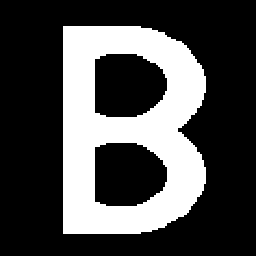
%> input picture beee2.bmp, 256 x 256 px
$ octave aveugle_reelle_2classes.m   (GNU Octave 9; MATLAB toolbox functions it lacks are replaced by stand-ins)
%> lines starting %> are read from the running program, lines starting %| are printed output that depends on the picture; in (x1, y1, x2, y2) boxes, pixels count from 0 and x2, y2 are one past the last pixel; in counts of white or black regions, pixels touching at a corner belong together; the program's own positions count from 1
### lit_image.m
function [X, m, n]= lit_image(nom_image)
%> called with nom_image = 'beee2.bmp'
X = imread(nom_image);
%> X is the input picture: size 256x256 uint8; 29.1% white; 1 white region, box (x1, y1, x2, y2) and area: (63, 26, 206, 234) 19070
%X = (X>=127.5); garantir que l'image ne contienne que 2 classes
[m, n] = size(X);
%> m = 256; n = 256
end

### bruit_gauss.m
function Y = bruit_gauss(X, m, n, cl1, cl2, m1, sig1, m2, sig2)
m
n
size(X)
Y = (X==cl1).*(sig1*randn(m,n)+m1) + (X==cl2).*(sig2*randn(m,n)+m2);
% Y=Y + cast(X,'double');
end

### Kmeans_images.m
function S=Kmeans_images(B,classe,iter_KM)

[m,n]=size(B);
nbclasses=length(classe);

[Y,centr]=kmeans(B(:),nbclasses,'Start','uniform','MaxIter',iter_KM);

[inutile,ind]=sort(centr);

Claas(ind)=classe;

S=reshape(Claas(Y),m,n);

### calc_probaprio.m
function [p1, p2] = calc_probaprio(X, m, n, cl1, cl2)
p1 = (sum(sum((X==cl1))))/(m*n);
p2 = 1-p1;
end

### est_empirique.m
function [p1,p2,m1,sig1,m2,sig2]=est_empirique(X,Y,cl1,cl2)
[m,n] = size(X);
[p1,p2] = calc_probaprio(X, m, n, cl1, cl2);

m1=sum(sum(Y.*(X==cl1)))/(sum(sum((X==cl1))));
m2=sum(sum(Y.*(X==cl2)))/(sum(sum((X==cl2))));

sig1=sqrt(sum(sum(((Y-m1).^2).*(X==cl1)))/(sum(sum((X==cl1)))));
sig2=sqrt(sum(sum(((Y-m2).^2).*(X==cl2)))/(sum(sum((X==cl2)))));
end

### init_param.m
function [p10, p20, m10, sig10, m20, sig20] = init_param(Y,cl1,cl2,iter_KM)
X = Kmeans_images(Y, [cl1, cl2], iter_KM);
[p10, p20, m10, sig10, m20, sig20]=est_empirique(X,Y,cl1,cl2);
end

### affiche_image.m
function []= affiche_image(mat_image, titre)
imagesc(mat_image);
colormap(gray);
title(titre);
end

### aveugle_reelle_2classes.m
close all;

m1=1;
m2=1;
sig1=1;
sig2=3;
cl1=0;
cl2=255;
iter_KM=600
nb_iterEM=3000
titre = 'beee2.bmp'


[X,m,n]= lit_image(titre);
%> m = 256; n = 256
affiche_image(X, titre)
Y = bruit_gauss(X, m, n, cl1, cl2, m1, sig1, m2, sig2);
%> in bruit_gauss, `Y = (X==cl1).*(sig1*randn(m,n)+m1) + (X==cl2).*(sig2*randn(m,n)+m2);`:
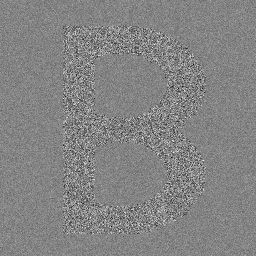
%> Y: size 256x256 double; min -11.24, max 12.4, mean 0.993; drawn with min black and max white


[p10, p20, m10, sig10, m20, sig20] = init_param(Y,cl1,cl2,iter_KM);
%> in Kmeans_images, `[Y,centr]=kmeans(B(:),nbclasses,'Start','uniform','MaxIter',iter_KM);`: centr = [2.23; -0.293]
%> in Kmeans_images, `[inutile,ind]=sort(centr);`: inutile = [-0.293; 2.23]; ind = [2; 1]
%> in Kmeans_images, `S=reshape(Claas(Y),m,n);`:
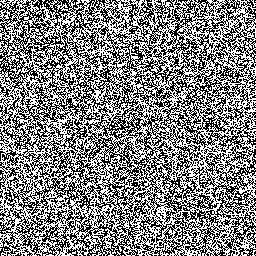
%> S: size 256x256 double; 51.1% white; black in thin lines or dots
%> in calc_probaprio, `p1 = (sum(sum((X==cl1))))/(m*n);`: p1 = 0.489
%> in calc_probaprio, `p2 = 1-p1;`: p2 = 0.511
%> in est_empirique, `[p1,p2] = calc_probaprio(X, m, n, cl1, cl2);`: p1 = 0.489; p2 = 0.511
%> in est_empirique, `m1=sum(sum(Y.*(X==cl1)))/(sum(sum((X==cl1))));`: m1 = -0.293
%> in est_empirique, `m2=sum(sum(Y.*(X==cl2)))/(sum(sum((X==cl2))));`: m2 = 2.23
%> in est_empirique, `sig1=sqrt(sum(sum(((Y-m1).^2).*(X==cl1)))/(sum(sum((X==cl1)))));`: sig1 = 1.31
%> in init_param, `[p10, p20, m10, sig10, m20, sig20]=est_empirique(X,Y,cl1,cl2);`: p10 = 0.489; p20 = 0.511; m10 = -0.293; sig10 = 1.31; m20 = 2.23; sig20 = 1.31
%> p10 = 0.489; p20 = 0.511; m10 = -0.293; sig10 = 1.31; m20 = 2.23; sig20 = 1.31
%> (the run ends here)

$ run again, with alfa2.bmp copied over beee2.bmp
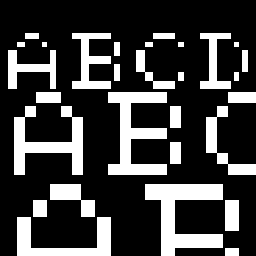
%> input picture alfa2.bmp, 256 x 256 px
%> in lit_image, X is the input picture: size 256x256 uint8; 24.7% white; 29 white regions, largest, box (x1, y1, x2, y2) and area: (145, 184, 223, 256) 2704, (108, 92, 167, 175) 2365, (14, 106, 83, 175) 2035
%> `[X,m,n]= lit_image(titre);`: m = 256
%> in bruit_gauss, `Y = (X==cl1).*(sig1*randn(m,n)+m1) + (X==cl2).*(sig2*randn(m,n)+m2);`:
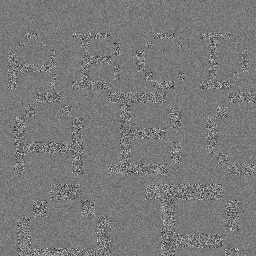
%> Y: size 256x256 double; min -10.24, max 13.33, mean 1; drawn with min black and max white
%> centr = [2.21; -0.175]
%> inutile = [-0.175; 2.21]; ind = [2; 1]
%> in Kmeans_images, `S=reshape(Claas(Y),m,n);`:
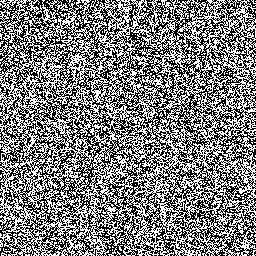
%> S: size 256x256 double; 49.5% white in thin lines or dots
%> in calc_probaprio, `p1 = (sum(sum((X==cl1))))/(m*n);`: p1 = 0.505
%> in calc_probaprio, `p2 = 1-p1;`: p2 = 0.495
%> in est_empirique, `[p1,p2] = calc_probaprio(X, m, n, cl1, cl2);`: p1 = 0.505; p2 = 0.495
%> m1 = -0.175
%> m2 = 2.21
%> sig1 = 1.23
%> sig2 = 1.26
%> in init_param, `[p10, p20, m10, sig10, m20, sig20]=est_empirique(X,Y,cl1,cl2);`: p10 = 0.505; p20 = 0.495; m10 = -0.175; sig10 = 1.23; m20 = 2.21; sig20 = 1.26
%> `[p10, p20, m10, sig10, m20, sig20] = init_param(Y,cl1,cl2,iter_KM);`: p10 = 0.505; p20 = 0.495; m10 = -0.175; sig10 = 1.23; m20 = 2.21; sig20 = 1.26

$ run again, with cible2.bmp copied over beee2.bmp
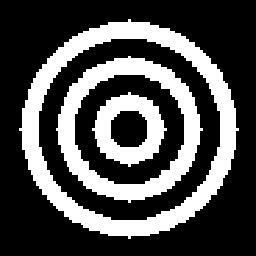
%> input picture cible2.bmp, 256 x 256 px
%> in lit_image, X is the input picture: size 256x256 uint8; 30.5% white; 3 white regions, box (x1, y1, x2, y2) and area: (19, 19, 239, 239) 10608, (56, 56, 203, 203) 6600, (92, 92, 167, 167) 2788
%> `[X,m,n]= lit_image(titre);`: m = 256
%> in bruit_gauss, `Y = (X==cl1).*(sig1*randn(m,n)+m1) + (X==cl2).*(sig2*randn(m,n)+m2);`:
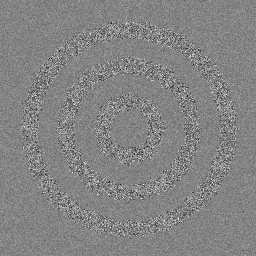
%> Y: size 256x256 double; min -11.24, max 12.4, mean 0.992; drawn with min black and max white
%> centr = [2.27; -0.311]
%> inutile = [-0.311; 2.27]; ind = [2; 1]
%> in Kmeans_images, `S=reshape(Claas(Y),m,n);`:
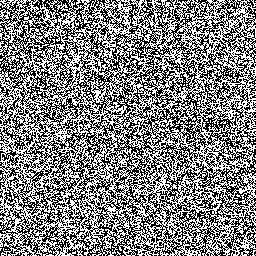
%> S: size 256x256 double; 50.6% white; black in thin lines or dots
%> in calc_probaprio, `p1 = (sum(sum((X==cl1))))/(m*n);`: p1 = 0.494
%> in calc_probaprio, `p2 = 1-p1;`: p2 = 0.506
%> in est_empirique, `[p1,p2] = calc_probaprio(X, m, n, cl1, cl2);`: p1 = 0.494; p2 = 0.506
%> m1 = -0.311
%> m2 = 2.27
%> sig1 = 1.34
%> in init_param, `[p10, p20, m10, sig10, m20, sig20]=est_empirique(X,Y,cl1,cl2);`: p10 = 0.494; p20 = 0.506; m10 = -0.311; sig10 = 1.34; m20 = 2.27; sig20 = 1.34
%> `[p10, p20, m10, sig10, m20, sig20] = init_param(Y,cl1,cl2,iter_KM);`: p10 = 0.494; p20 = 0.506; m10 = -0.311; sig10 = 1.34; m20 = 2.27; sig20 = 1.34

$ run again, with city2.bmp copied over beee2.bmp
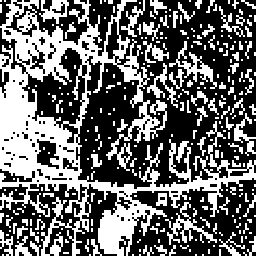
%> input picture city2.bmp, 256 x 256 px
%> in lit_image, X is the input picture: size 256x256 uint8; 40.8% white; 278 white regions (187 under 20 px), largest, box (x1, y1, x2, y2) and area: (0, 0, 256, 256) 18312, (165, 202, 217, 245) 566, (169, 41, 217, 89) 538
%> `[X,m,n]= lit_image(titre);`: m = 256
%> in bruit_gauss, `Y = (X==cl1).*(sig1*randn(m,n)+m1) + (X==cl2).*(sig2*randn(m,n)+m2);`:
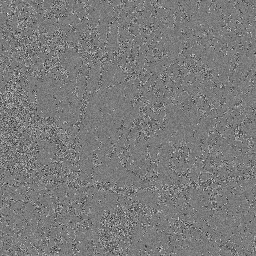
%> Y: size 256x256 double; min -11.45, max 14.31, mean 0.998; drawn with min black and max white
%> centr = [2.43; -0.464]
%> inutile = [-0.464; 2.43]; ind = [2; 1]
%> in Kmeans_images, `S=reshape(Claas(Y),m,n);`:
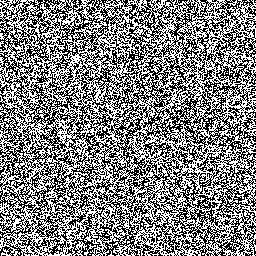
%> S: size 256x256 double; 50.5% white; black in thin lines or dots
%> in calc_probaprio, `p1 = (sum(sum((X==cl1))))/(m*n);`: p1 = 0.495
%> in calc_probaprio, `p2 = 1-p1;`: p2 = 0.505
%> in est_empirique, `[p1,p2] = calc_probaprio(X, m, n, cl1, cl2);`: p1 = 0.495; p2 = 0.505
%> m1 = -0.464
%> m2 = 2.43
%> sig1 = 1.46
%> sig2 = 1.47
%> in init_param, `[p10, p20, m10, sig10, m20, sig20]=est_empirique(X,Y,cl1,cl2);`: p10 = 0.495; p20 = 0.505; m10 = -0.464; sig10 = 1.46; m20 = 2.43; sig20 = 1.47
%> `[p10, p20, m10, sig10, m20, sig20] = init_param(Y,cl1,cl2,iter_KM);`: p10 = 0.495; p20 = 0.505; m10 = -0.464; sig10 = 1.46; m20 = 2.43; sig20 = 1.47
